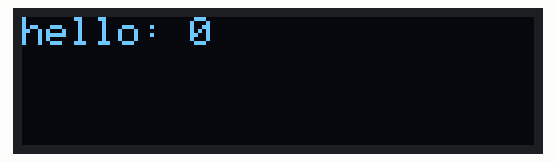
Simulated run of this sketch. Board: STM32 Blue Pill. On the bench: 128×32 one-colour display. The display library's start-up logo is not drawn.

Above: at 7.1 s.
At 10.2 s:
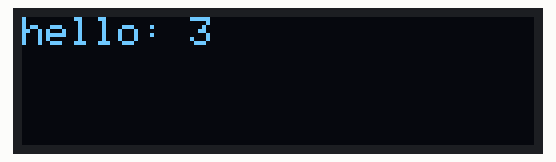
At 14.2 s:
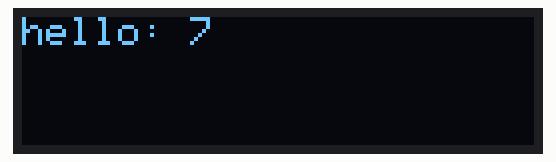
At 22.3 s:
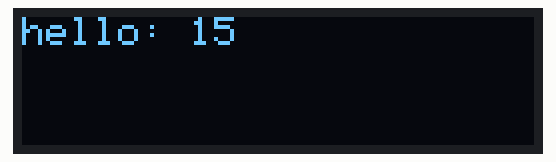
At 30.4 s:
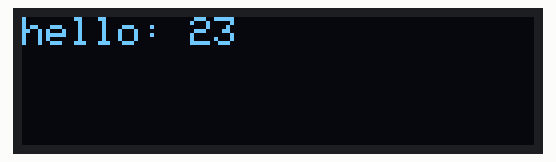
At 38.5 s:
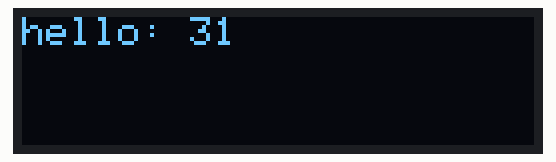

The sketch:

gfx_test.ino
```cpp
#include <SPI.h>
#include <Wire.h>
#include <Adafruit_GFX.h>
#include <Adafruit_SSD1306.h>

Adafruit_SSD1306 display = Adafruit_SSD1306();

#if defined(ESP8266)
  #define BUTTON_A 0
  #define BUTTON_B 16
  #define BUTTON_C 2
  #define LED      0
#elif defined(ARDUINO_STM32F2_FEATHER)
  #define BUTTON_A PA15
  #define BUTTON_B PC7
  #define BUTTON_C PC5
  #define LED PB5
#elif defined(TEENSYDUINO)
  #define BUTTON_A 4
  #define BUTTON_B 3
  #define BUTTON_C 8
  #define LED 13
#else
  #define BUTTON_A 9
  #define BUTTON_B 6
  #define BUTTON_C 5
  #define LED      13
#endif

#if (SSD1306_LCDHEIGHT != 32)
 #error("Height incorrect, please fix Adafruit_SSD1306.h!");
#endif

void setup() {
  Serial.begin(9600);

  // by default, we'll generate the high voltage from the 3.3v line internally! (neat!)
  display.begin(SSD1306_SWITCHCAPVCC, 0x3C);  // initialize with the I2C addr 0x3C (for the 128x32)

  // Show image buffer on the display hardware.
  // Since the buffer is intialized with an Adafruit splashscreen
  // internally, this will display the splashscreen.
  display.display();
  delay(1000);

  // Clear the buffer.
  display.clearDisplay();
  display.display();

   // text display tests
  display.setTextSize(1);
  display.setTextColor(WHITE);
  display.setCursor(0,0);
  display.display(); // actually display all of the above
}

int ctr = 0;;
void loop() {
  if (ctr == 0) {
    delay(5000);
  }
  display.clearDisplay();
  delay(1000);
  display.setCursor(0,0);
  display.print("hello: ");
  display.print(ctr++);
  display.display();
}
```

Measured:
- what the display in image 0 shows lasts 1.0 s, from 7.1 s to 8.1 s
